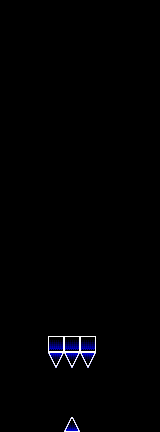

This game map was drawn from its Tiled (.tmx) file and the tilesets committed beside it. A one-line description and the full map source follow:
An orthogonal 10x27 tile map with 16x16 px tiles, 2 tile layers (l2, l1), 2 tilesets and 6 objects.

<map version="1.10" tiledversion="1.11.0" orientation="orthogonal" renderorder="right-down" width="10" height="27" tilewidth="16" tileheight="16" infinite="0" nextlayerid="8" nextobjectid="435">
 <editorsettings>
  <export target="part_01.json" format="json" />
 </editorsettings>
 <properties>
  <property name="rarity" type="int" value="100" />
 </properties>
 <tileset firstgid="1" source="../famidash.tsx" />
 <tileset firstgid="16385" source="../sprites.tsx" />
 <layer id="4" name="l2" width="10" height="27">
  <data encoding="csv">
1,1,1,1,1,1,1,1,1,1,
1,1,1,1,1,1,1,1,1,1,
1,1,1,1,1,1,1,1,1,1,
1,1,1,1,1,1,1,1,1,1,
1,1,1,1,1,1,1,1,1,1,
1,1,1,1,1,1,1,1,1,1,
1,1,1,1,1,1,1,1,1,1,
1,1,1,1,1,1,1,1,1,1,
1,1,1,1,1,1,1,1,1,1,
1,1,1,1,1,1,1,1,1,1,
1,1,1,1,1,1,1,1,1,1,
1,1,1,1,1,1,1,1,1,1,
1,1,1,1,1,1,1,1,1,1,
1,1,1,1,1,1,1,1,1,1,
1,1,1,1,1,1,1,1,1,1,
1,1,1,1,1,1,1,1,1,1,
1,1,1,1,1,1,1,1,1,1,
1,1,1,1,1,1,1,1,1,1,
1,1,1,1,1,1,1,1,1,1,
1,1,1,1,1,1,1,1,1,1,
1,1,1,1,1,1,1,1,1,1,
1,1,1,1,1,1,1,1,1,1,
1,1,1,1,1,1,1,1,1,1,
1,1,1,1,1,1,1,1,1,1,
1,1,1,1,1,1,1,1,1,1,
1,1,1,1,1,1,1,1,1,1,
1,1,1,1,1,1,1,1,1,1
</data>
 </layer>
 <layer id="1" name="l1" width="10" height="27">
  <data encoding="csv">
1,1,1,1,1,1,1,1,1,1,
1,1,1,1,1,1,1,1,1,1,
1,1,1,1,1,1,1,1,1,1,
1,1,1,1,1,1,1,1,1,1,
1,1,1,1,1,1,1,1,1,1,
1,1,1,1,1,1,1,1,1,1,
1,1,1,1,1,1,1,1,1,1,
1,1,1,1,1,1,1,1,1,1,
1,1,1,1,1,1,1,1,1,1,
1,1,1,1,1,1,1,1,1,1,
1,1,1,1,1,1,1,1,1,1,
1,1,1,1,1,1,1,1,1,1,
1,1,1,1,1,1,1,1,1,1,
1,1,1,1,1,1,1,1,1,1,
1,1,1,1,1,1,1,1,1,1,
1,1,1,1,1,1,1,1,1,1,
1,1,1,1,1,1,1,1,1,1,
1,1,1,1,1,1,1,1,1,1,
1,1,1,1,1,1,1,1,1,1,
1,1,1,1,1,1,1,1,1,1,
1,1,1,1,1,1,1,1,1,1,
1,1,1,3,3,3,1,1,1,1,
1,1,1,24,24,24,1,1,1,1,
1,1,1,1,1,1,1,1,1,1,
1,1,1,1,1,1,1,1,1,1,
1,1,1,1,1,1,1,1,1,1,
1,1,1,1,2,1,1,1,1,1
</data>
 </layer>
 <objectgroup id="7" name="SP">
  <object id="428" gid="2" x="76" y="432" width="16" height="16" />
  <object id="429" gid="2" x="52" y="432" width="16" height="16" />
  <object id="430" gid="16393" x="48" y="336" width="16" height="16" />
  <object id="431" gid="16393" x="80" y="336" width="16" height="16" />
  <object id="432" gid="16396" x="96" y="432" width="16" height="16" />
  <object id="433" gid="16396" x="32" y="432" width="16" height="16" />
 </objectgroup>
</map>
